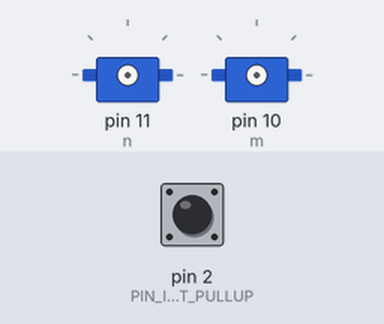
Simulated run of this sketch. Board: Arduino Uno, built with avr-gcc and run on an emulated ATmega328P. Parts: 2 × servo. The inputs (shaded band) are chosen by the test bench; at power-on: pin 2 (PIN_INPUT_PULLUP) HIGH.

Above: at 1.2 s.
1.3 s: pin 2 (PIN_INPUT_PULLUP) pulled LOW for 0.15 s
At 2.6 s:
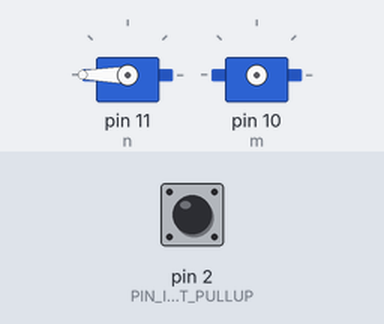
At 4.9 s:
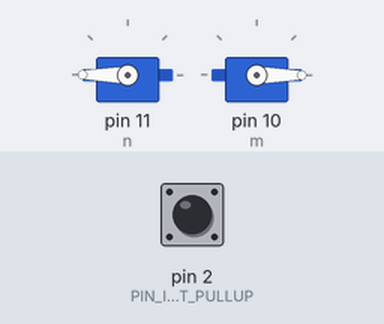
Timing chart, 0 to 19.4 s (numbered marks = the images above; inputs shaded):
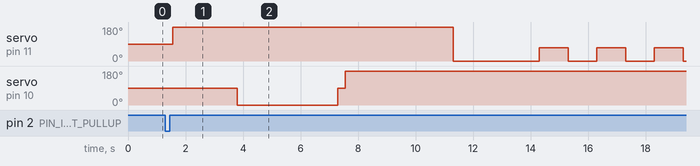

Measured:
- after the input at 1.3 s, servo on pin 11 (n): 90° → 180° after 0.25 s, → 0° 9.8 s later, → 70° 3.0 s later, → 0° 1.0 s later, … (8 changes in this stretch); servo on pin 10 (m): 90° → 0° after 2.5 s, → 90° 3.5 s later, → 180° 0.25 s later

The sketch:

itog4servo.ino
```cpp
#define PIN_INPUT_PULLUP 2
#include <Servo.h>
//#define SERVO_PIN     11
Servo myservo;
Servo myservo2;
int inputPin2 = 2;
//int x = 1;
int n = 11;
int m = 10;

void setup() {
   // Serial.begin(9600);
  pinMode(PIN_INPUT_PULLUP, INPUT_PULLUP);
}

void loop() {
  int sensorVal = digitalRead(PIN_INPUT_PULLUP);
  int x=1;
  if (digitalRead(inputPin2) == LOW && x == 1)
  {
    // Serial.println(sensorVal);
    myservo.attach(n);
    delay(250);
    myservo.write(180);//двигае каретку под подачу корма
    delay(2000);   //2 секунды
    //************************************************************
    myservo2.attach(m);
    delay(250);
    myservo2.write(0);//вращаем шнек в одну сторону
    delay(3500);
    myservo2.write(90);//тормозим шнек
    delay(250);
    myservo2.write(180);//вращаем шнек в другую сторону
    delay(3500);
    myservo2.detach();
    delay(250);
    //
    myservo.write(0);
    delay(3000);
    myservo.write(70);
    delay(1000);
    myservo.write(0);
    delay(1000);
    myservo.write(70);
    delay(1000);
    myservo.write(0);
    delay(1000);
    myservo.write(70);
    delay(1000);
    myservo.write(0);
    delay(1000);
    myservo.write(70);
    delay(1000);
    myservo.write(0);
    delay(1000);
    myservo.write(70);
    delay(1000);
    myservo.write(0);
    delay(1000);
    myservo.write(70);
    delay(1000);
    myservo.write(0);
    delay(1000);
    x++;
    //Serial.println(sensorVal);
    delay(250);
    myservo.detach ();
    delay(50000);
    }

else
{

}

}
```
